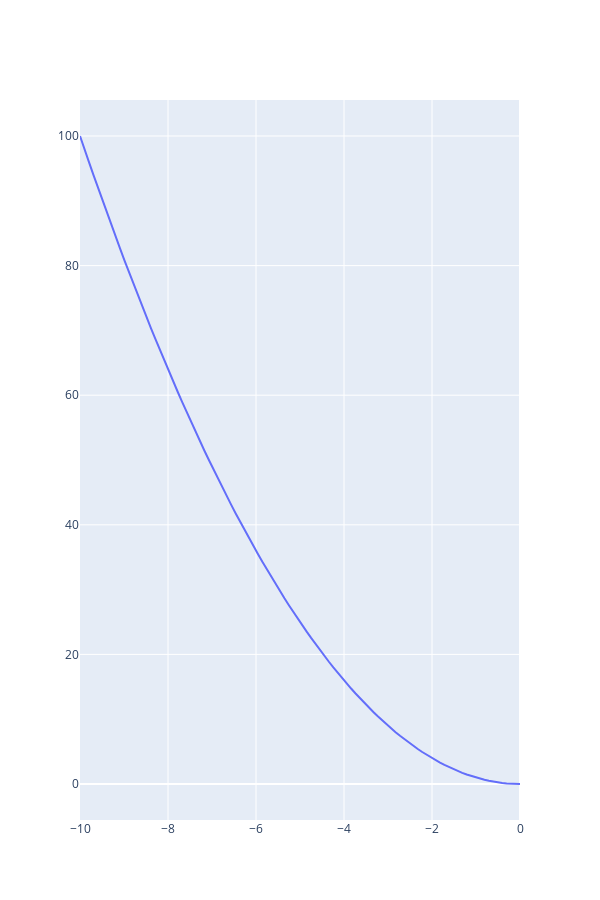

The notebook cell this image was saved under:
### Code cell
x = np.linspace(0, -10, 100)
y = x ** 2
fig = go.Figure()

fig.add_trace(go.Scatter(x = x, y = y))
fig.update_layout(
    width=600,
    height=900
)
fig.show()
